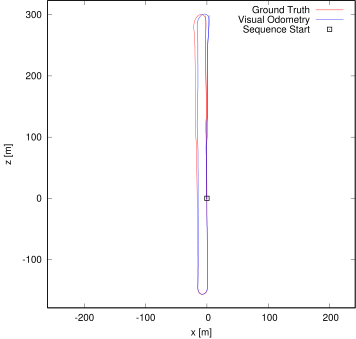

Write the gnuplot code that produced this figure.
set term postscript eps enhanced color
set output "06.eps"
set size ratio -1
set xrange [-260:242]
set yrange [-179:323]
set xlabel "x [m]"
set ylabel "z [m]"
plot "06.txt" using 1:2 lc rgb "#FF0000" title 'Ground Truth' w lines,"06.txt" using 3:4 lc rgb "#0000FF" title 'Visual Odometry' w lines,"< head -1 06.txt" using 1:2 lc rgb "#000000" pt 4 ps 1 lw 2 title 'Sequence Start' w points
